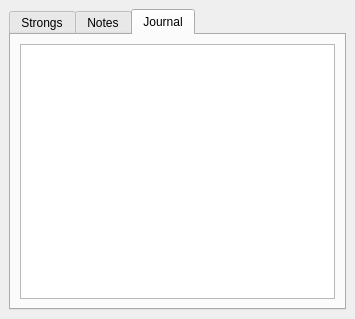
<?xml version="1.0" encoding="UTF-8"?>
<ui version="4.0">
 <class>LeftPanel2</class>
 <widget class="QDockWidget" name="LeftPanel2">
  <property name="enabled">
   <bool>true</bool>
  </property>
  <property name="geometry">
   <rect>
    <x>0</x>
    <y>0</y>
    <width>355</width>
    <height>319</height>
   </rect>
  </property>
  <property name="features">
   <set>QDockWidget::NoDockWidgetFeatures</set>
  </property>
  <property name="allowedAreas">
   <set>Qt::LeftDockWidgetArea</set>
  </property>
  <property name="windowTitle">
   <string/>
  </property>
  <widget class="QWidget" name="dockWidgetContents">
   <layout class="QGridLayout" name="gridLayout">
    <item row="0" column="0">
     <widget class="QTabWidget" name="tabWidget">
      <property name="currentIndex">
       <number>2</number>
      </property>
      <widget class="QWidget" name="tab">
       <attribute name="title">
        <string>Strongs</string>
       </attribute>
       <layout class="QGridLayout" name="gridLayout_2">
        <item row="0" column="0">
         <widget class="QLabel" name="LAStrong">
          <property name="autoFillBackground">
           <bool>false</bool>
          </property>
          <property name="text">
           <string/>
          </property>
          <property name="wordWrap">
           <bool>true</bool>
          </property>
         </widget>
        </item>
       </layout>
      </widget>
      <widget class="QWidget" name="tab_2">
       <attribute name="title">
        <string>Notes</string>
       </attribute>
       <layout class="QGridLayout" name="gridLayout_3">
        <item row="0" column="0">
         <widget class="QListView" name="ListViewNote"/>
        </item>
       </layout>
      </widget>
      <widget class="QWidget" name="tab_3">
       <attribute name="title">
        <string>Journal</string>
       </attribute>
       <layout class="QGridLayout" name="gridLayout_4">
        <item row="0" column="0">
         <widget class="QListView" name="ListViewJournal"/>
        </item>
       </layout>
      </widget>
     </widget>
    </item>
   </layout>
  </widget>
 </widget>
 <resources/>
 <connections/>
</ui>
